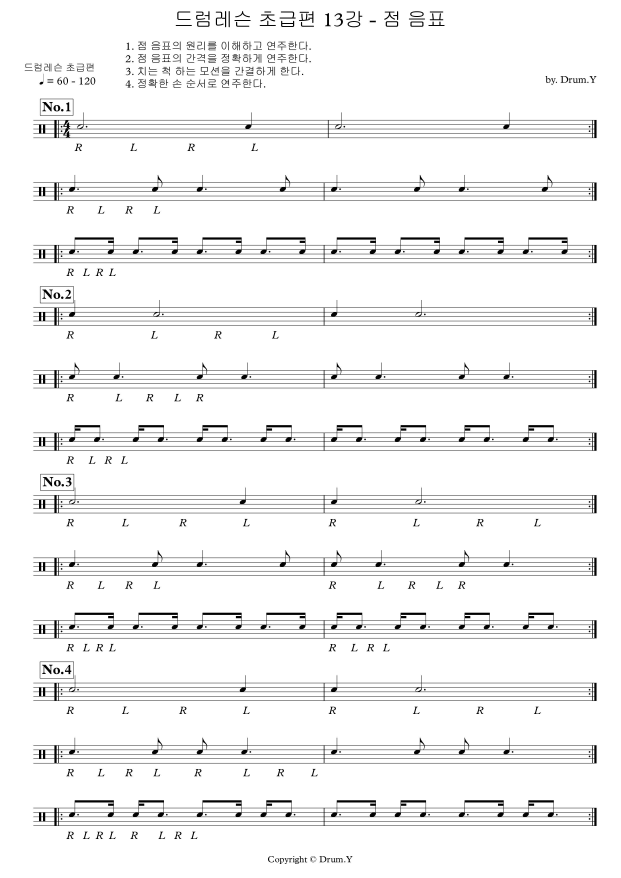
#> input picture sy/music_sheet_jpg/10.jpg, 2484 x 3509 px (shown at 1/4 size); its folder holds only this picture in this run
$ python main_obj_detection.py
#> lines starting #> are read from the running program, lines starting #| are printed output that depends on the picture; after the words box and inside, x2 and y2 are one past the last pixel; in counts of white or black regions, pixels touching at a corner belong together
#> further down, image is the input picture: shape (3509, 2484, 3); min 0, max 255, mean 243
### deep_learning_sy/functions.py
#functions
import cv2
import numpy as np

# 이진화
def threshold(image):
    image = cv2.cvtColor(image, cv2.COLOR_BGR2GRAY)
#> image: shape (3509, 2484)
    ret, image = cv2.threshold(image, 127, 255, cv2.THRESH_BINARY_INV | cv2.THRESH_OTSU)
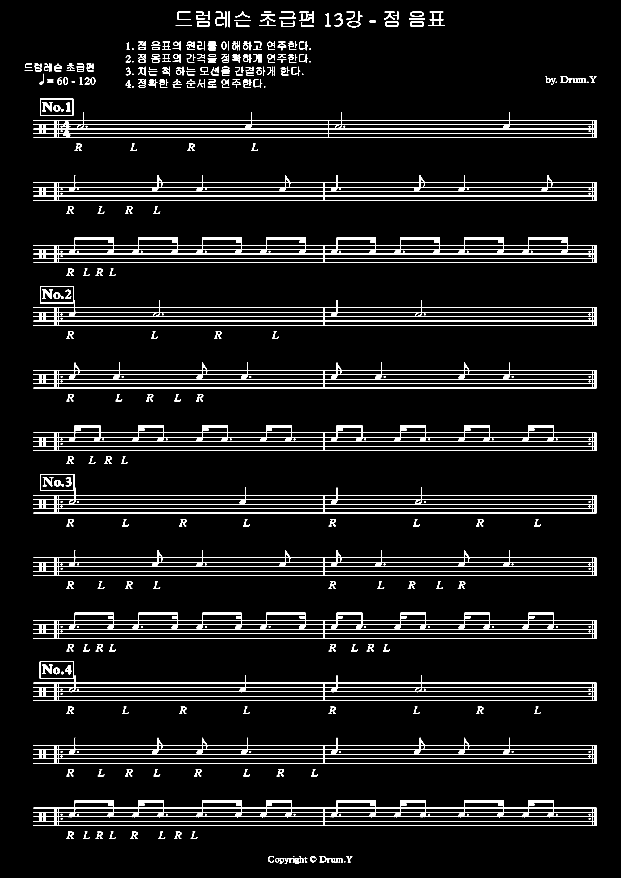
#> image: shape (3509, 2484) (shown at 1/4 size); 5% white; 472 white regions (2 under 20 px), largest, box (x1, y1, x2, y2) and area: (133, 950, 2386, 1052) 41570, (133, 3201, 2386, 3304) 39722, (133, 2451, 2386, 2554) 39672
#> ret = 143
    return image

# 가중치 설정
def weighted(value):
    standard = 13
    return int(value * (standard / 13))

# 닫힘 연산
# [4 lines left out: function closing, not called in this run]

# 텍스트 표시
def put_text(image, text, loc):
    font = cv2.FONT_HERSHEY_SIMPLEX
    cv2.putText(image, str(text), loc, font, 0.6, (255, 0, 0), 2)

# 객체 y좌표 반환
def get_center(y, h):
    return (y + y + h) / 2

### deep_learning_sy/modules.py
#modules
import cv2
import numpy as np
import functions as fs

# 보표&노이즈 제거 및 보표 추출
def remove_noise(image):
    image = fs.threshold(image)  # 이미지 이진화
    mask = np.zeros(image.shape, np.uint8)  # 보표 영역만 추출하기 위해 마스크 생성

    cnt, labels, stats, centroids = cv2.connectedComponentsWithStats(image)  # 레이블링
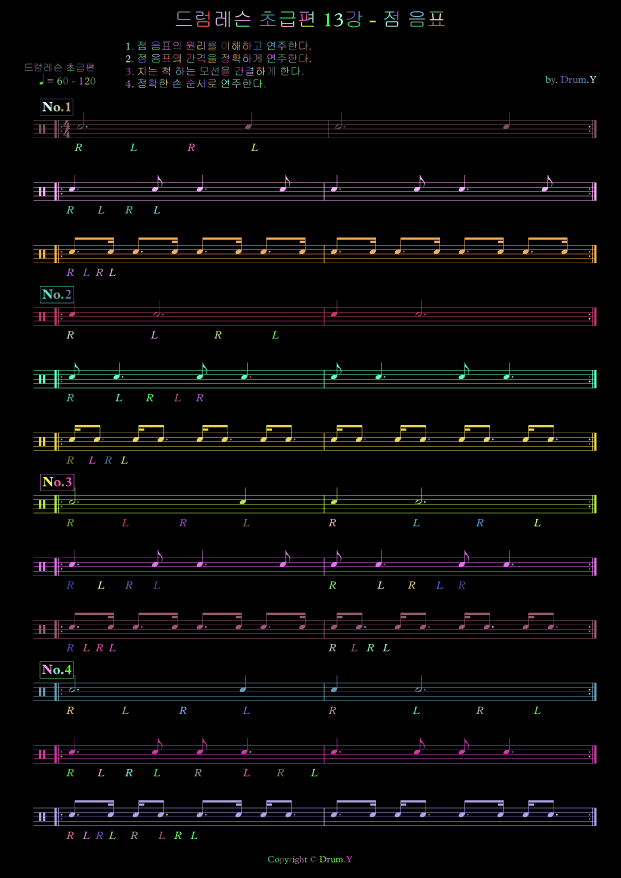
#> labels: shape (3509, 2484) int32 (shown at 1/4 size); 473 distinct labels, from 0 to 472; one colour per label, 0 black
#> cnt = 473; stats = 473 rows, first 6: [0, 0, 2484, 3509, 8281856], [818, 45, 20, 35, 228], [863, 44, 42, 65, 884], [915, 44, 4, 65, 255], [941, 44, 59, 25, 313], [1233, 45, 21, 47, 352]; centroids = 473 pairs, first value 112.5 to 2371, second value 47.5 to 3446.6

    # 보표 영역 추출하여 이미지로 저장
    extracted_symbols = []  # 추출된 보표들을 저장할 리스트
    for i in range(1, cnt):
        x, y, w, h, area = stats[i]
        if w > image.shape[1] * 0.5:  # 보표 영역에만
            symbol = image[y:y+h, x:x+w]  # 보표 부분 이미지 추출
            extracted_symbols.append(symbol)  # 추출된 보표를 리스트에 추가

            cv2.rectangle(mask, (x, y, w, h), (255, 0, 0), -1)  # 사각형 그리기
#> this loop made 472 passes
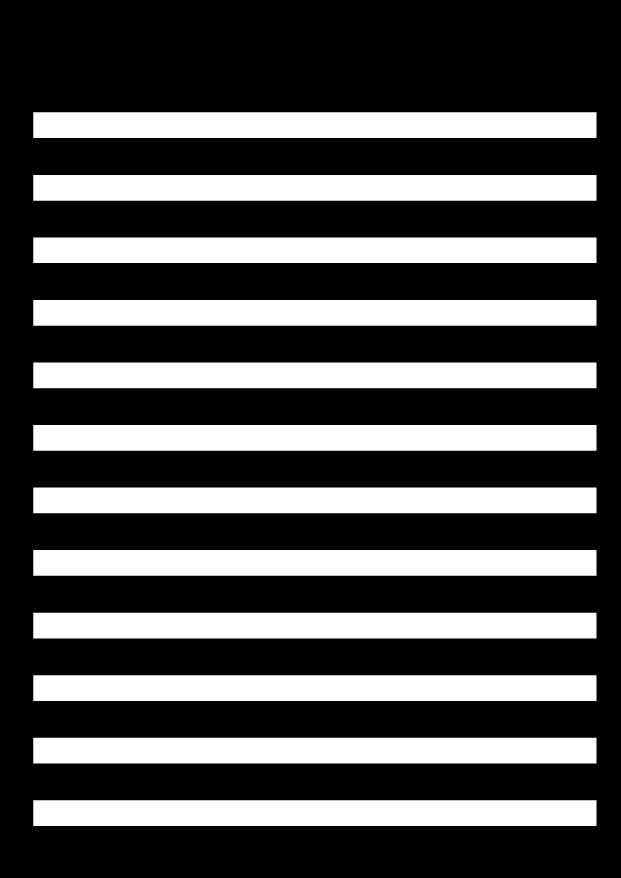
#> mask: shape (3509, 2484) (shown at 1/4 size); 31.9% white; 12 white regions, largest, box (x1, y1, x2, y2) and area: (133, 449, 2386, 552) 232059, (133, 700, 2386, 803) 232059, (133, 1200, 2386, 1303) 232059
#> after the loop, extracted_symbols = 12 items

    masked_image = cv2.bitwise_and(image, mask)  # 보표 영역 추출
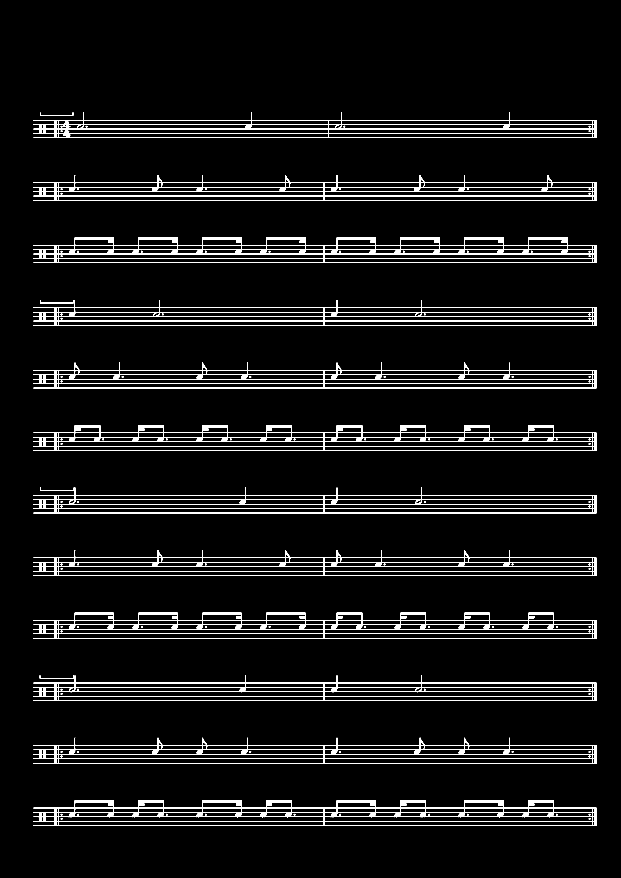
#> masked_image: shape (3509, 2484) (shown at 1/4 size); 4.2% white; 120 white regions, largest, box (x1, y1, x2, y2) and area: (133, 950, 2386, 1052) 41570, (133, 3201, 2386, 3304) 39722, (133, 2451, 2386, 2554) 39672

    return masked_image, extracted_symbols

# 오선 제거
def remove_staves(image):
#> (the run stopped early here; a loop or call above may not have finished)

$ run again, on sy/music_sheet_jpg/drum_sheet(25)_page_2.jpg
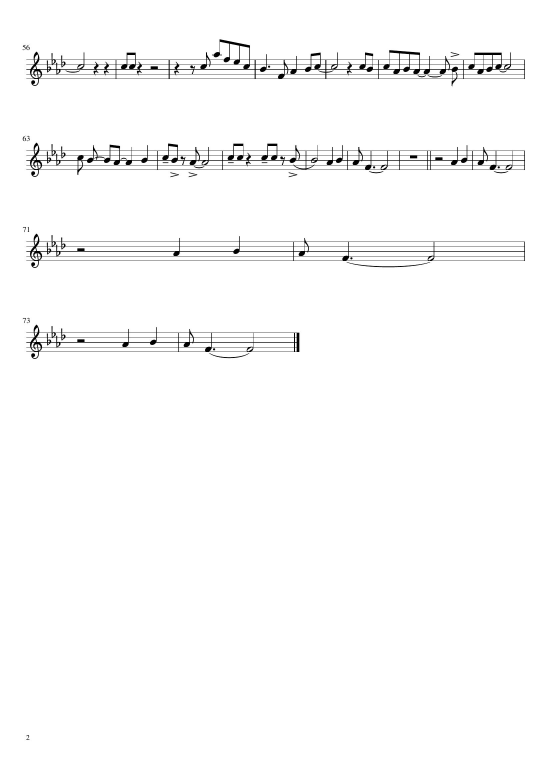
#> input picture sy/music_sheet_jpg/drum_sheet(25)_page_2.jpg, 1653 x 2339 px (shown at 1/3 size)
#> image is the input picture: shape (2339, 1653, 3); min 0, max 255, mean 250.5
#> in threshold, `ret, image = cv2.threshold(image, 127, 255, cv2.THRESH_BINARY_INV | cv..`:
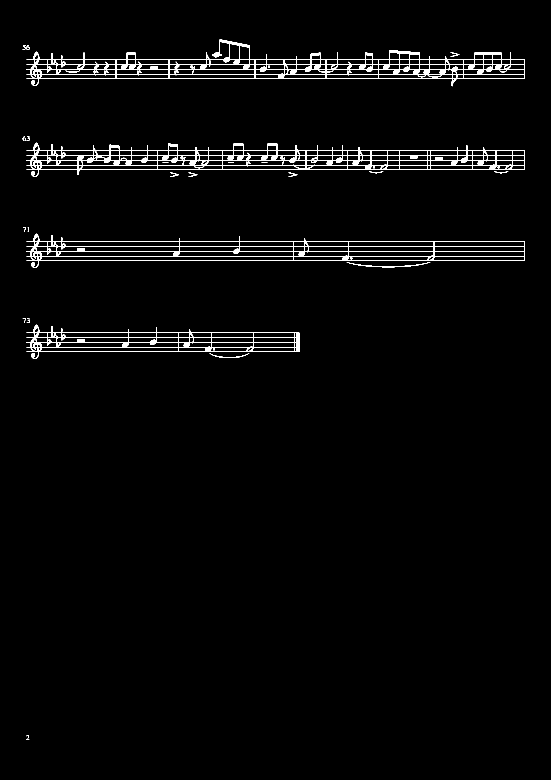
#> image: shape (2339, 1653) (shown at 1/3 size); 1.8% white; 37 white regions, largest, box (x1, y1, x2, y2) and area: (79, 118, 1575, 259) 23250, (79, 428, 1575, 531) 20799, (79, 701, 1575, 804) 12401
#> ret = 131
#> labels: shape (2339, 1653) int32; 38 distinct labels, from 0 to 37
#> cnt = 38; stats = 38 rows, first 6: [0, 0, 1653, 2339, 3798553], [79, 118, 1496, 141, 23250], [68, 135, 9, 15, 48], [79, 135, 7, 15, 33], [83, 140, 6, 10, 22], [1352, 157, 26, 14, 101]; centroids = 38 pairs, first value 70.06 to 1508.7, second value 141.2 to 2212.2
#> the loop in remove_noise, `for i in range(1, cnt):` made 37 passes
#> (x, y, w, h, area) on passes 1 to 8: (79, 118, 1496, 141, 23250), (68, 135, 9, 15, 48), (79, 135, 7, 15, 33), (83, 140, 6, 10, 22), (1352, 157, 26, 14, 101), (804, 197, 6, 6, 32), (197, 211, 43, 7, 103), (1498, 211, 22, 6, 53)
#> after the loop in remove_noise, `for i in range(1, cnt):`: extracted_symbols = 3 items
#> in remove_noise, `masked_image = cv2.bitwise_and(image, mask)`:
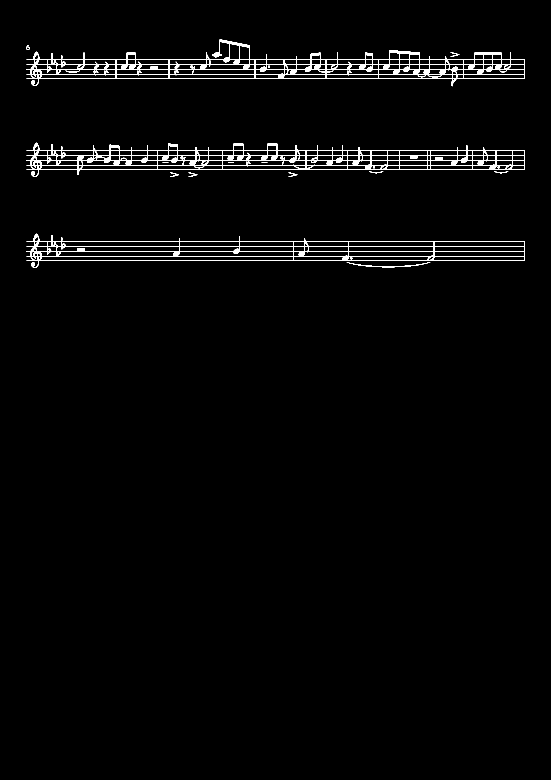
#> masked_image: shape (2339, 1653) (shown at 1/3 size); 1.5% white; 25 white regions, largest, box (x1, y1, x2, y2) and area: (79, 118, 1575, 259) 23250, (79, 428, 1575, 531) 20799, (79, 701, 1575, 804) 12401

$ run again, on sy/music_sheet_jpg/drum_sheet(30)_page_2.jpg
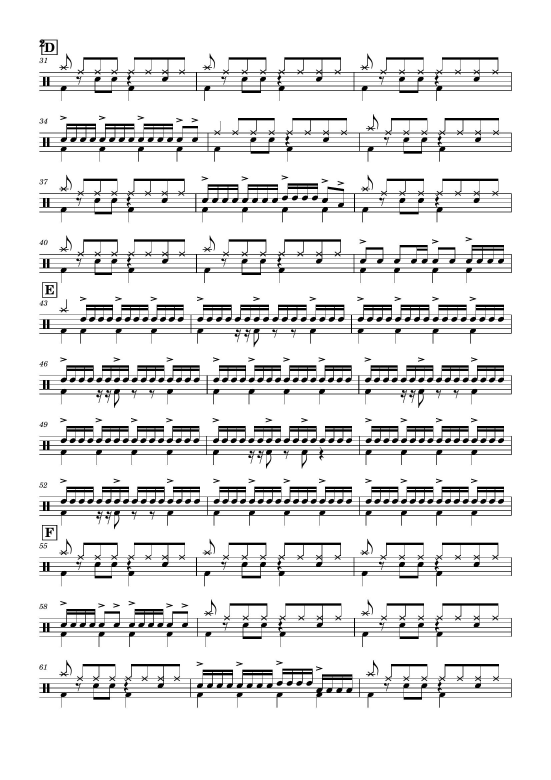
#> input picture sy/music_sheet_jpg/drum_sheet(30)_page_2.jpg, 1653 x 2339 px (shown at 1/3 size)
#> image is the input picture: shape (2339, 1653, 3); min 0, max 255, mean 231.1
#> ret = 129
#> labels: shape (2339, 1653) int32; 121 distinct labels, from 0 to 120
#> cnt = 121; stats = 121 rows, first 6: [0, 0, 1653, 2339, 3506386], [118, 118, 55, 47, 603], [133, 128, 30, 28, 436], [178, 160, 37, 50, 344], [608, 160, 37, 50, 319], [1081, 160, 37, 50, 341]; centroids = 121 pairs, first value 123 to 1421.3, second value 138.5 to 2046.8
#> the loop in remove_noise, `for i in range(1, cnt):` made 120 passes
#> (x, y, w, h, area) on passes 1 to 8: (118, 118, 55, 47, 603), (133, 128, 30, 28, 436), (178, 160, 37, 50, 344), (608, 160, 37, 50, 319), (1081, 160, 37, 50, 341), (118, 173, 12, 16, 64), (132, 173, 9, 16, 45), (118, 172, 1417, 131, 25804)
#> after the loop in remove_noise, `for i in range(1, cnt):`:
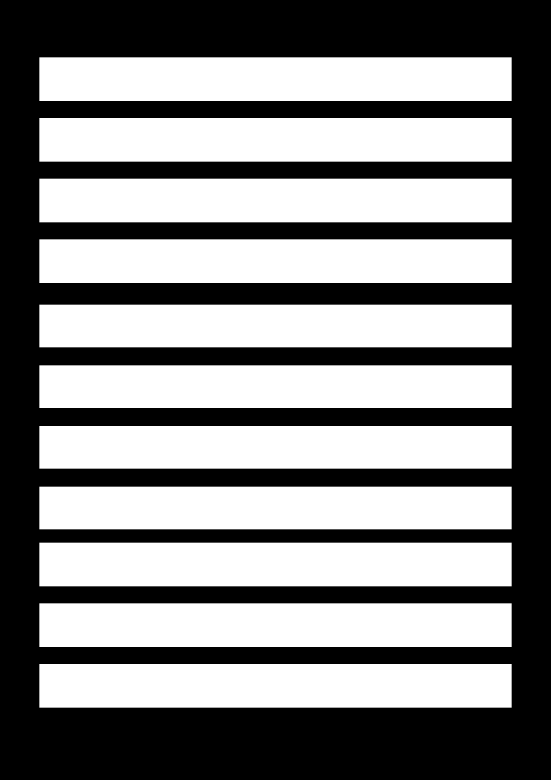
#> mask: shape (2339, 1653) (shown at 1/3 size); 52.4% white; 1 black region, box (x1, y1, x2, y2) and area: (0, 0, 1653, 2339) 1841474
#> after the loop in remove_noise, `for i in range(1, cnt):`: extracted_symbols = 11 items
#> in remove_noise, `masked_image = cv2.bitwise_and(image, mask)`:
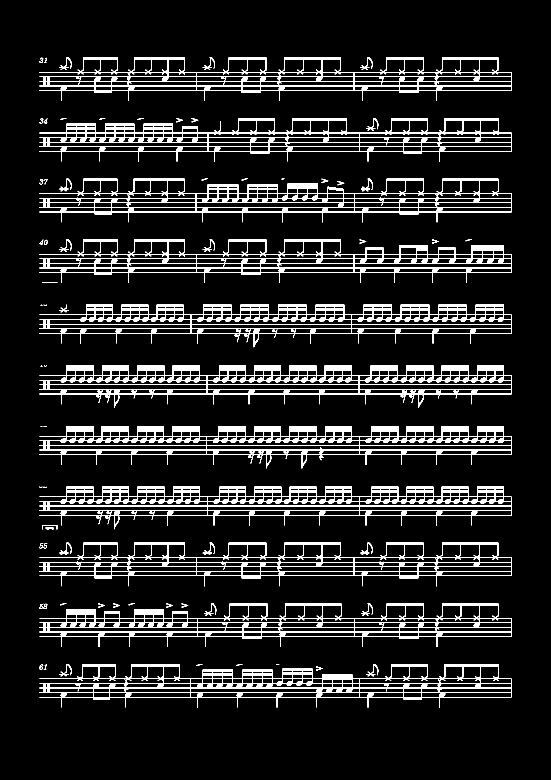
#> masked_image: shape (2339, 1653) (shown at 1/3 size); 9.1% white; 75 white regions (9 under 20 px), largest, box (x1, y1, x2, y2) and area: (118, 1278, 1535, 1406) 39353, (118, 1460, 1535, 1588) 39078, (118, 1096, 1535, 1224) 38258

$ run again, on sy/music_sheet_jpg/drum_sheet(35)_page_1.jpg
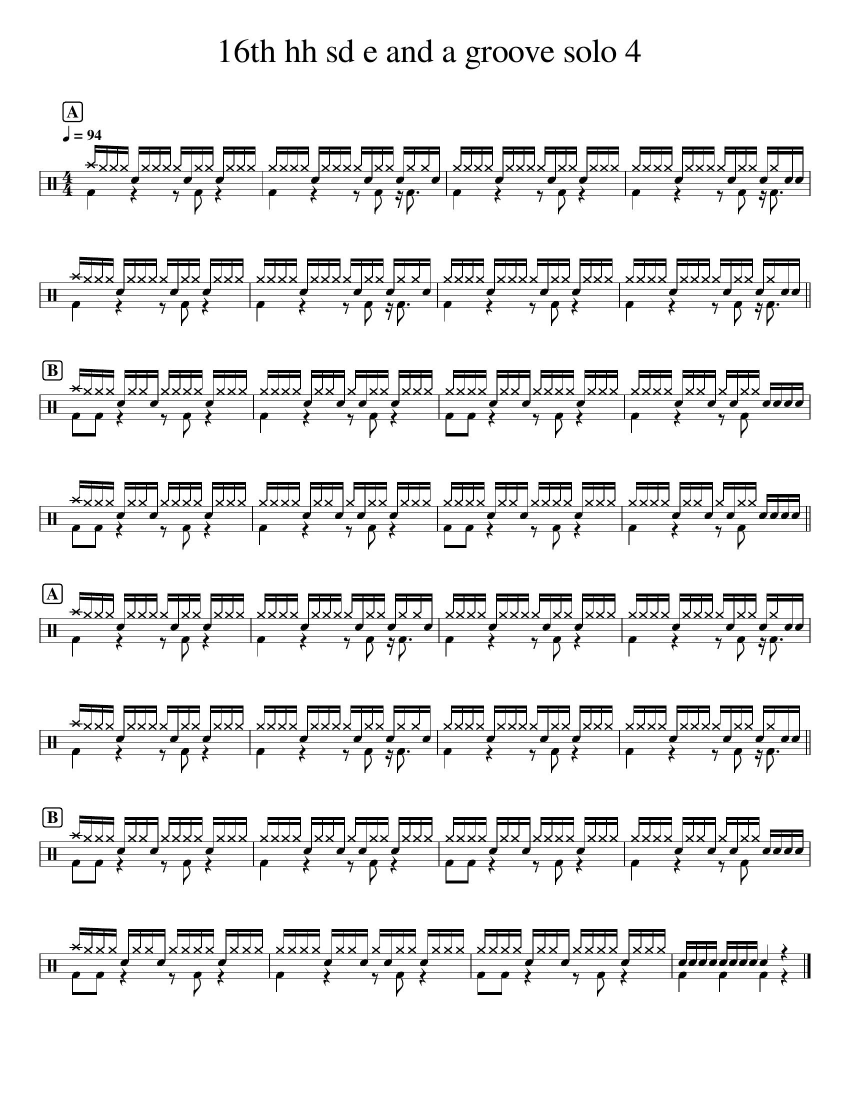
#> input picture sy/music_sheet_jpg/drum_sheet(35)_page_1.jpg, 1700 x 2200 px (shown at 1/2 size)
#> image is the input picture: shape (2200, 1700, 3); min 0, max 255, mean 234.3
#> ret = 131
#> labels: shape (2200, 1700) int32; 54 distinct labels, from 0 to 53
#> cnt = 54; stats = 54 rows, first 6: [0, 0, 1700, 2200, 3437085], [440, 79, 19, 45, 295], [469, 79, 29, 46, 477], [520, 79, 32, 45, 510], [570, 79, 32, 45, 511], [603, 79, 32, 45, 511]; centroids = 54 pairs, first value 104.3 to 1562.3, second value 101.6 to 1905.4
#> the loop in remove_noise, `for i in range(1, cnt):` made 53 passes
#> (x, y, w, h, area) on passes 1 to 8: (440, 79, 19, 45, 295), (469, 79, 29, 46, 477), (520, 79, 32, 45, 510), (570, 79, 32, 45, 511), (603, 79, 32, 45, 511), (678, 79, 31, 46, 482), (836, 79, 31, 46, 474), (1185, 79, 16, 45, 294)
#> after the loop in remove_noise, `for i in range(1, cnt):`:
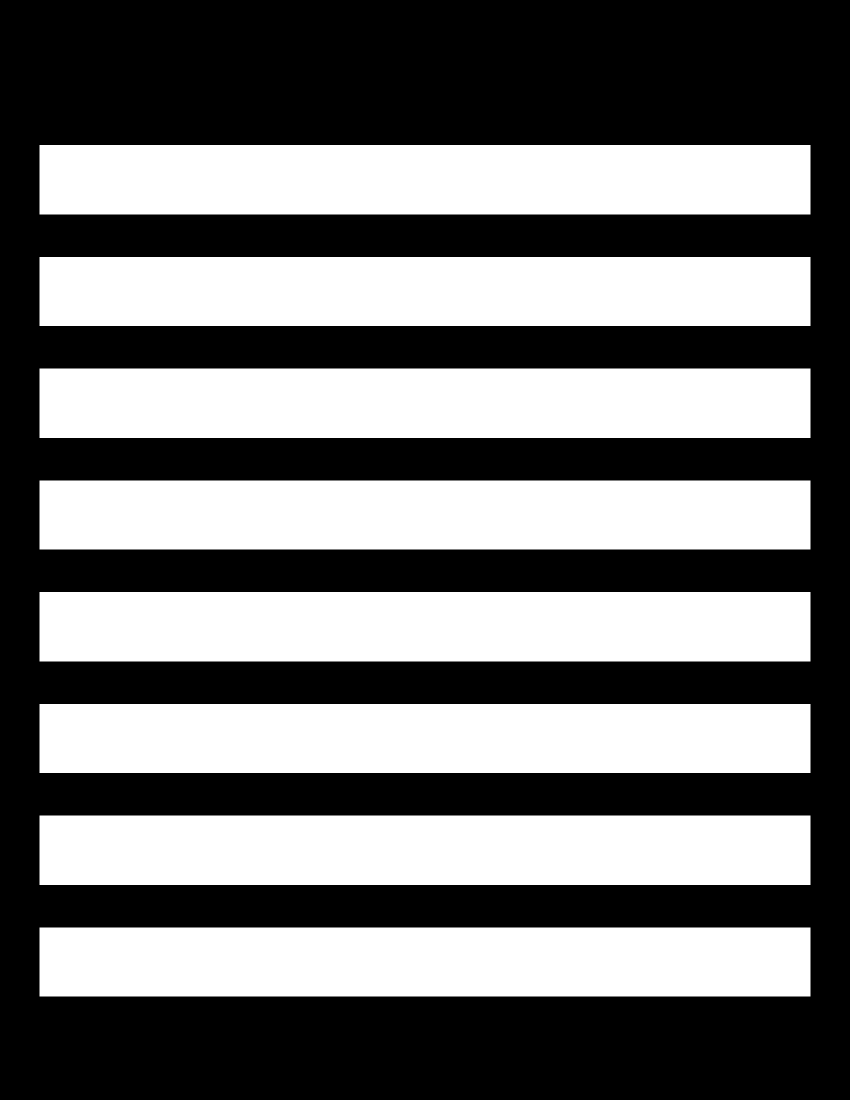
#> mask: shape (2200, 1700) (shown at 1/2 size); 45.7% white; 8 white regions, largest, box (x1, y1, x2, y2) and area: (79, 290, 1621, 429) 214338, (79, 737, 1621, 876) 214338, (79, 1184, 1621, 1323) 214338
#> after the loop in remove_noise, `for i in range(1, cnt):`: extracted_symbols = 8 items
#> in remove_noise, `masked_image = cv2.bitwise_and(image, mask)`:
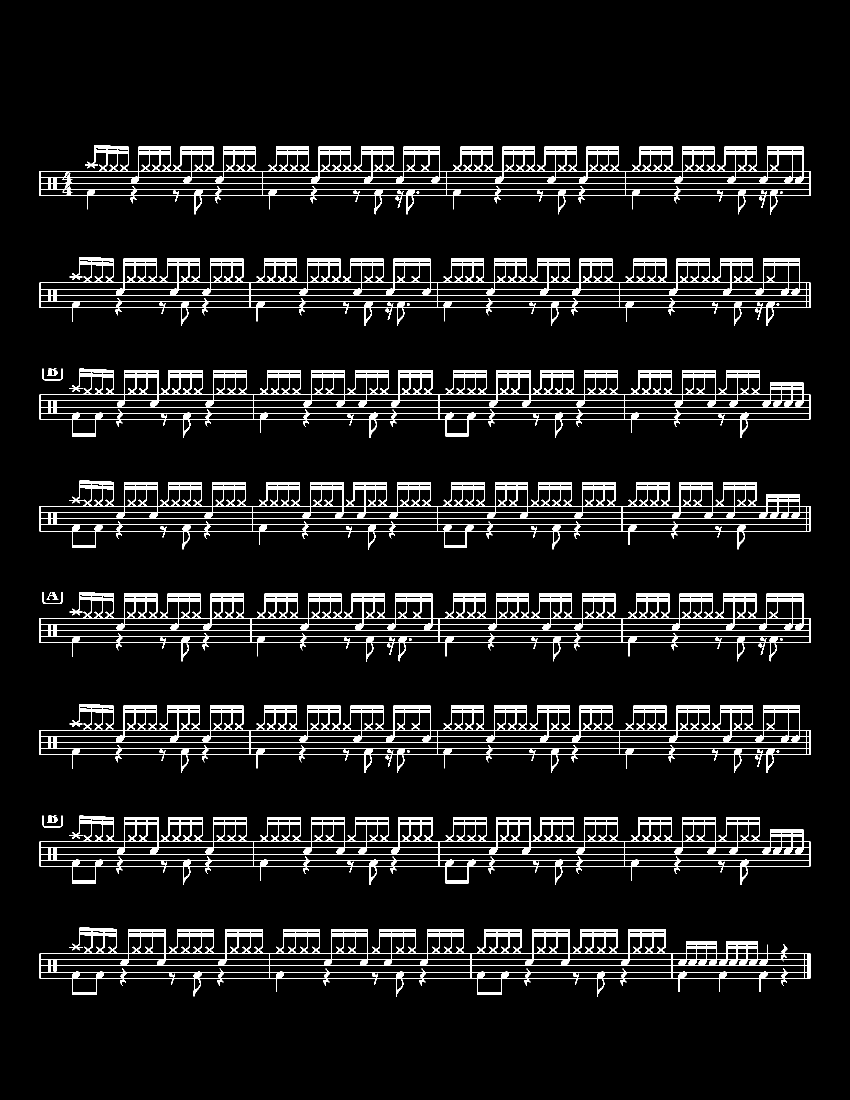
#> masked_image: shape (2200, 1700) (shown at 1/2 size); 7.8% white; 22 white regions, largest, box (x1, y1, x2, y2) and area: (79, 737, 1621, 876) 37204, (79, 1184, 1621, 1323) 37091, (79, 290, 1621, 429) 37072
